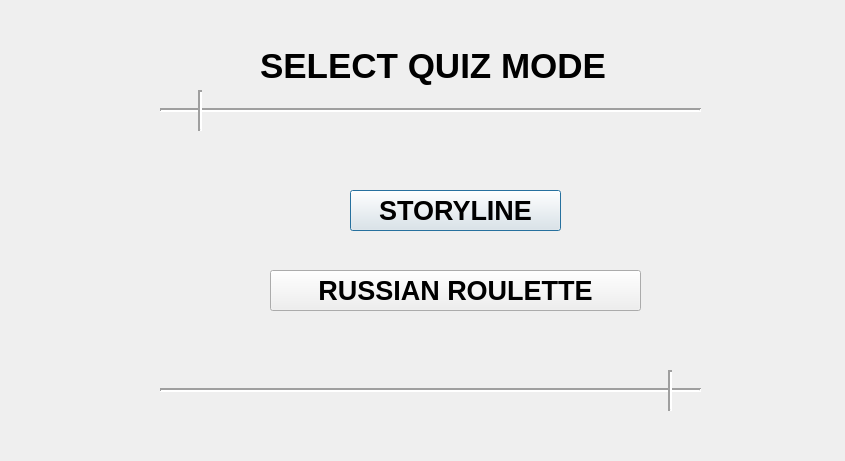
<?xml version="1.0" encoding="UTF-8"?>
<ui version="4.0">
 <class>window_zero</class>
 <widget class="QDialog" name="window_zero">
  <property name="geometry">
   <rect>
    <x>0</x>
    <y>0</y>
    <width>845</width>
    <height>461</height>
   </rect>
  </property>
  <property name="windowTitle">
   <string>window_zero</string>
  </property>
  <property name="styleSheet">
   <string notr="true">background-image: url(C:/Users/Student/CLionProjects/untitled/icons/blood_wallpaper.png);</string>
  </property>
  <widget class="QLabel" name="label">
   <property name="geometry">
    <rect>
     <x>260</x>
     <y>40</y>
     <width>351</width>
     <height>51</height>
    </rect>
   </property>
   <property name="font">
    <font>
     <family>Arial</family>
     <pointsize>26</pointsize>
     <bold>true</bold>
    </font>
   </property>
   <property name="text">
    <string>SELECT QUIZ MODE</string>
   </property>
  </widget>
  <widget class="Line" name="line">
   <property name="geometry">
    <rect>
     <x>160</x>
     <y>90</y>
     <width>541</width>
     <height>41</height>
    </rect>
   </property>
   <property name="styleSheet">
    <string notr="true">color: rgb(255, 255, 255);</string>
   </property>
   <property name="lineWidth">
    <number>2</number>
   </property>
   <property name="orientation">
    <enum>Qt::Orientation::Horizontal</enum>
   </property>
  </widget>
  <widget class="Line" name="line_2">
   <property name="geometry">
    <rect>
     <x>180</x>
     <y>90</y>
     <width>41</width>
     <height>41</height>
    </rect>
   </property>
   <property name="styleSheet">
    <string notr="true">color: rgb(255, 255, 255);</string>
   </property>
   <property name="lineWidth">
    <number>2</number>
   </property>
   <property name="orientation">
    <enum>Qt::Orientation::Vertical</enum>
   </property>
  </widget>
  <widget class="QPushButton" name="pushButton">
   <property name="geometry">
    <rect>
     <x>350</x>
     <y>190</y>
     <width>211</width>
     <height>41</height>
    </rect>
   </property>
   <property name="font">
    <font>
     <family>Arial</family>
     <pointsize>20</pointsize>
     <bold>true</bold>
    </font>
   </property>
   <property name="text">
    <string>STORYLINE</string>
   </property>
  </widget>
  <widget class="QPushButton" name="pushButton_2">
   <property name="geometry">
    <rect>
     <x>270</x>
     <y>270</y>
     <width>371</width>
     <height>41</height>
    </rect>
   </property>
   <property name="font">
    <font>
     <family>Arial</family>
     <pointsize>20</pointsize>
     <bold>true</bold>
    </font>
   </property>
   <property name="text">
    <string>RUSSIAN ROULETTE</string>
   </property>
  </widget>
  <widget class="Line" name="line_3">
   <property name="geometry">
    <rect>
     <x>160</x>
     <y>370</y>
     <width>541</width>
     <height>41</height>
    </rect>
   </property>
   <property name="styleSheet">
    <string notr="true">color: rgb(255, 255, 255);</string>
   </property>
   <property name="lineWidth">
    <number>2</number>
   </property>
   <property name="orientation">
    <enum>Qt::Orientation::Horizontal</enum>
   </property>
  </widget>
  <widget class="Line" name="line_4">
   <property name="geometry">
    <rect>
     <x>650</x>
     <y>370</y>
     <width>41</width>
     <height>41</height>
    </rect>
   </property>
   <property name="styleSheet">
    <string notr="true">color: rgb(255, 255, 255);</string>
   </property>
   <property name="lineWidth">
    <number>2</number>
   </property>
   <property name="orientation">
    <enum>Qt::Orientation::Vertical</enum>
   </property>
  </widget>
 </widget>
 <resources/>
 <connections>
  <connection>
   <sender>pushButton</sender>
   <signal>clicked()</signal>
   <receiver>window_zero</receiver>
   <slot>close()</slot>
   <hints>
    <hint type="sourcelabel">
     <x>537</x>
     <y>204</y>
    </hint>
    <hint type="destinationlabel">
     <x>651</x>
     <y>207</y>
    </hint>
   </hints>
  </connection>
  <connection>
   <sender>pushButton_2</sender>
   <signal>clicked()</signal>
   <receiver>window_zero</receiver>
   <slot>close()</slot>
   <hints>
    <hint type="sourcelabel">
     <x>622</x>
     <y>286</y>
    </hint>
    <hint type="destinationlabel">
     <x>753</x>
     <y>294</y>
    </hint>
   </hints>
  </connection>
 </connections>
</ui>
